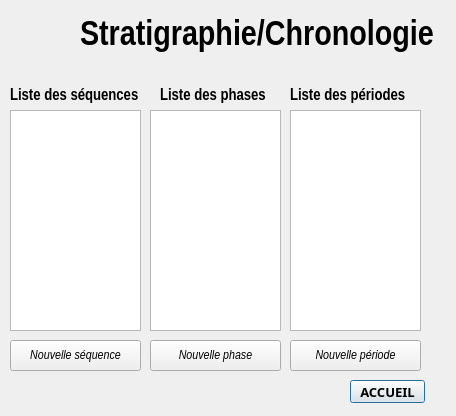
<?xml version="1.0" encoding="UTF-8"?>
<ui version="4.0">
 <class>Dialog</class>
 <widget class="QDialog" name="Dialog">
  <property name="geometry">
   <rect>
    <x>0</x>
    <y>0</y>
    <width>456</width>
    <height>416</height>
   </rect>
  </property>
  <property name="windowTitle">
   <string>Dialog</string>
  </property>
  <widget class="QLabel" name="logo">
   <property name="geometry">
    <rect>
     <x>10</x>
     <y>10</y>
     <width>61</width>
     <height>61</height>
    </rect>
   </property>
   <property name="text">
    <string/>
   </property>
   <property name="pixmap">
    <pixmap>:/plugins/dialog_badass/BADASS.png</pixmap>
   </property>
   <property name="scaledContents">
    <bool>true</bool>
   </property>
  </widget>
  <widget class="QLabel" name="titre_strati">
   <property name="geometry">
    <rect>
     <x>80</x>
     <y>10</y>
     <width>371</width>
     <height>51</height>
    </rect>
   </property>
   <property name="font">
    <font>
     <family>Arial Narrow</family>
     <pointsize>26</pointsize>
     <weight>75</weight>
     <bold>true</bold>
    </font>
   </property>
   <property name="text">
    <string>Stratigraphie/Chronologie</string>
   </property>
  </widget>
  <widget class="QTableView" name="tableView_sequence">
   <property name="geometry">
    <rect>
     <x>10</x>
     <y>110</y>
     <width>131</width>
     <height>221</height>
    </rect>
   </property>
  </widget>
  <widget class="QLabel" name="liste_sequence_lbl">
   <property name="geometry">
    <rect>
     <x>10</x>
     <y>85</y>
     <width>131</width>
     <height>21</height>
    </rect>
   </property>
   <property name="font">
    <font>
     <family>Arial Narrow</family>
     <pointsize>12</pointsize>
     <weight>75</weight>
     <bold>true</bold>
    </font>
   </property>
   <property name="text">
    <string>Liste des séquences</string>
   </property>
  </widget>
  <widget class="QPushButton" name="accueil_bouton">
   <property name="geometry">
    <rect>
     <x>350</x>
     <y>380</y>
     <width>75</width>
     <height>23</height>
    </rect>
   </property>
   <property name="font">
    <font>
     <family>Arial Black</family>
     <pointsize>10</pointsize>
     <weight>75</weight>
     <bold>true</bold>
    </font>
   </property>
   <property name="text">
    <string>ACCUEIL</string>
   </property>
  </widget>
  <widget class="QPushButton" name="new_sequence_bouton">
   <property name="geometry">
    <rect>
     <x>10</x>
     <y>340</y>
     <width>131</width>
     <height>31</height>
    </rect>
   </property>
   <property name="font">
    <font>
     <family>Arial Narrow</family>
     <pointsize>10</pointsize>
     <italic>true</italic>
    </font>
   </property>
   <property name="text">
    <string>Nouvelle séquence</string>
   </property>
  </widget>
  <widget class="QLabel" name="liste_phase_lbl">
   <property name="geometry">
    <rect>
     <x>160</x>
     <y>85</y>
     <width>111</width>
     <height>21</height>
    </rect>
   </property>
   <property name="font">
    <font>
     <family>Arial Narrow</family>
     <pointsize>12</pointsize>
     <weight>75</weight>
     <bold>true</bold>
    </font>
   </property>
   <property name="text">
    <string>Liste des phases</string>
   </property>
  </widget>
  <widget class="QLabel" name="liste_phase_lbl_2">
   <property name="geometry">
    <rect>
     <x>290</x>
     <y>85</y>
     <width>121</width>
     <height>21</height>
    </rect>
   </property>
   <property name="font">
    <font>
     <family>Arial Narrow</family>
     <pointsize>12</pointsize>
     <weight>75</weight>
     <bold>true</bold>
    </font>
   </property>
   <property name="text">
    <string>Liste des périodes</string>
   </property>
  </widget>
  <widget class="QTableView" name="tableView_phase">
   <property name="geometry">
    <rect>
     <x>150</x>
     <y>110</y>
     <width>131</width>
     <height>221</height>
    </rect>
   </property>
  </widget>
  <widget class="QTableView" name="tableView_periode">
   <property name="geometry">
    <rect>
     <x>290</x>
     <y>110</y>
     <width>131</width>
     <height>221</height>
    </rect>
   </property>
  </widget>
  <widget class="QPushButton" name="new_phase_bouton">
   <property name="geometry">
    <rect>
     <x>150</x>
     <y>340</y>
     <width>131</width>
     <height>31</height>
    </rect>
   </property>
   <property name="font">
    <font>
     <family>Arial Narrow</family>
     <pointsize>10</pointsize>
     <italic>true</italic>
    </font>
   </property>
   <property name="text">
    <string>Nouvelle phase</string>
   </property>
  </widget>
  <widget class="QPushButton" name="new_periode_bouton">
   <property name="geometry">
    <rect>
     <x>290</x>
     <y>340</y>
     <width>131</width>
     <height>31</height>
    </rect>
   </property>
   <property name="font">
    <font>
     <family>Arial Narrow</family>
     <pointsize>10</pointsize>
     <italic>true</italic>
    </font>
   </property>
   <property name="text">
    <string>Nouvelle période</string>
   </property>
  </widget>
 </widget>
 <resources/>
 <connections/>
</ui>
